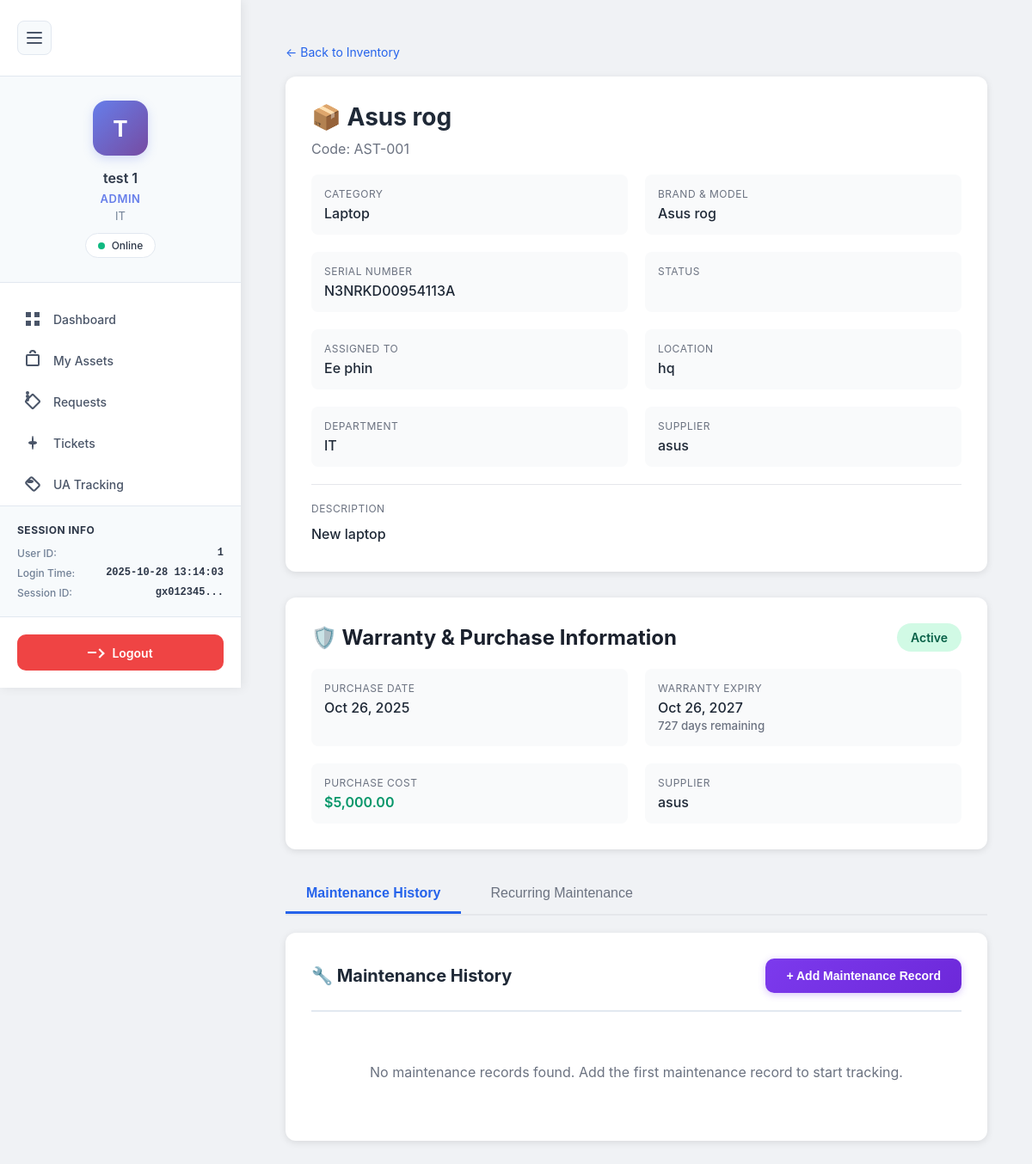
The app's page /public/assetDetails.php?id=4 (signed in) with its own data.
### tables this page shows
CREATE TABLE `assets` (
  `id` int(11) NOT NULL,
  `asset_name` varchar(255) NOT NULL,
  `asset_code` varchar(100) NOT NULL,
  `category` varchar(100) DEFAULT NULL,
  `brand` varchar(100) DEFAULT NULL,
  `model` varchar(100) DEFAULT NULL,
  `serial_number` varchar(255) DEFAULT NULL,
  `purchase_date` date DEFAULT NULL,
  `purchase_cost` decimal(10,2) DEFAULT NULL,
  `supplier` varchar(255) DEFAULT NULL,
  `warranty_expiry` date DEFAULT NULL,
  `last_maintenance_date` date DEFAULT NULL,
  `location` varchar(255) DEFAULT NULL,
  `department` varchar(100) DEFAULT NULL,
  `status` enum('available','in_use','maintenance','retired') DEFAULT 'available',
  `description` text DEFAULT NULL,
  `assigned_to` int(11) DEFAULT NULL,
  `created_by` int(11) DEFAULT NULL,
  `created_at` timestamp NOT NULL DEFAULT current_timestamp(),
  `updated_at` timestamp NOT NULL DEFAULT current_timestamp() ON UPDATE current_timestamp()
);

### public/assetDetails.php (the view, shortened to what this page needs)
<?php
include("../auth/config/database.php");
$asset_id = isset($_GET['id']) ? intval($_GET['id']) : 0;
$asset = null;
try {
    $query = "SELECT a.*,
              u.username as created_by_name,
              assigned_user.username as assigned_username,
              CONCAT(assigned_user.first_name, ' ', assigned_user.last_name) as assigned_user_name
              FROM assets a
              LEFT JOIN users u ON a.created_by = u.user_id
              LEFT JOIN users assigned_user ON a.assigned_to = assigned_user.user_id
              WHERE a.id = ?";
    $stmt = $pdo->prepare($query);
    $stmt->execute([$asset_id]);
    $asset = $stmt->fetch(PDO::FETCH_ASSOC);
} catch (PDOException $e) {
    die("Error fetching asset: " . $e->getMessage());
}
$warranty_status = 'No Warranty Info';
$warranty_days_left = null;
$warranty_class = 'unknown';
if ($asset['warranty_expiry']) {
    $warranty_date = new DateTime($asset['warranty_expiry']);
    $today = new DateTime();
    $interval = $today->diff($warranty_date);
    $warranty_days_left = $interval->days * ($interval->invert ? -1 : 1);
    if ($warranty_days_left < 0) {
        $warranty_status = 'Expired';
        $warranty_class = 'expired';
    } elseif ($warranty_days_left <= 30) {
        $warranty_status = 'Expiring Soon';
        $warranty_class = 'expiring';
    } else {
        $warranty_status = 'Active';
        $warranty_class = 'active';
    }
}
$maintenance_records = [];
try {
    $maint_query = "SELECT m.*, u.username as created_by_name
                    FROM asset_maintenance m
                    LEFT JOIN users u ON m.created_by = u.user_id
                    WHERE m.asset_id = ?
                    ORDER BY m.maintenance_date DESC";
    $maint_stmt = $pdo->prepare($maint_query);
    $maint_stmt->execute([$asset_id]);
    $maintenance_records = $maint_stmt->fetchAll(PDO::FETCH_ASSOC);
} catch (PDOException $e) {
    $error_message = "Error fetching maintenance records: " . $e->getMessage();
}
?>
<!DOCTYPE html>
<html lang="en">
<head>
    <link rel="stylesheet" href="../style/asset.css">
    <link rel="stylesheet" href="../auth/inc/navigation.css">
</head>
<body>
    <?php include("../auth/inc/sidebar.php"); ?>
    <div class="main-content">
        <div class="details-container">
            <div class="breadcrumb">
                <a href="asset.php">← Back to Inventory</a>
            </div>
            <div class="asset-header">
                <h1>📦 <?php echo htmlspecialchars($asset['asset_name']); ?></h1>
                <div class="asset-code">Code: <?php echo htmlspecialchars($asset['asset_code']); ?></div>
                <div class="asset-info-grid">
                    <div class="info-item">
                        <div class="info-label">Category</div>
                        <div class="info-value"><?php echo htmlspecialchars($asset['category'] ?: 'N/A'); ?></div>
                    </div>
                    <div class="info-item">
                        <div class="info-label">Brand & Model</div>
                        <div class="info-value"><?php echo htmlspecialchars(trim($asset['brand'] . ' ' . $asset['model']) ?: 'N/A'); ?></div>
                    </div>
                    <div class="info-item">
                        <div class="info-label">Serial Number</div>
                        <div class="info-value"><?php echo htmlspecialchars($asset['serial_number'] ?: 'N/A'); ?></div>
                    </div>
                    <div class="info-item">
                        <div class="info-label">Status</div>
                        <div class="info-value">
                            <?php
                            $status_value = strtolower(str_replace(' ', '-', $asset['status'] ?? 'available'));
                            ?>
                            <span class="status-badge status-<?php echo $status_value; ?>">
                            </span>
                        </div>
                    </div>
                    <div class="info-item">
                        <div class="info-label">Assigned To</div>
                        <div class="info-value">
                            <?php echo $asset['assigned_user_name'] ? htmlspecialchars($asset['assigned_user_name']) : 'Unassigned'; ?>
                        </div>
                    </div>
                    <div class="info-item">
                        <div class="info-label">Location</div>
                        <div class="info-value"><?php echo htmlspecialchars($asset['location'] ?: 'N/A'); ?></div>
                    </div>
                    <div class="info-item">
                        <div class="info-label">Department</div>
                        <div class="info-value"><?php echo htmlspecialchars($asset['department'] ?: 'N/A'); ?></div>
                    </div>
                    <div class="info-item">
                        <div class="info-label">Supplier</div>
                        <div class="info-value"><?php echo htmlspecialchars($asset['supplier'] ?: 'N/A'); ?></div>
                    </div>
                </div>
                <?php if ($asset['description']): ?>
                    <div style="margin-top: 20px; padding-top: 20px; border-top: 1px solid #e5e7eb;">
                        <div class="info-label">Description</div>
                        <div class="info-value" style="margin-top: 10px; line-height: 1.6;">
                            <?php echo nl2br(htmlspecialchars($asset['description'])); ?>
                        </div>
                    </div>
                <?php endif; ?>
            </div>
            <div class="warranty-card">
                <div class="warranty-header">
                    <h2>🛡️ Warranty & Purchase Information</h2>
                    <span class="warranty-status <?php echo $warranty_class; ?>">
                        <?php echo $warranty_status; ?>
                    </span>
                </div>
                <div class="asset-info-grid">
                    <div class="info-item">
                        <div class="info-label">Purchase Date</div>
                        <div class="info-value">
                            <?php echo $asset['purchase_date'] ? date('M d, Y', strtotime($asset['purchase_date'])) : 'Not Set'; ?>
                        </div>
                    </div>
                    <div class="info-item">
                        <div class="info-label">Warranty Expiry</div>
                        <div class="info-value">
                            <?php
                            if ($asset['warranty_expiry']) {
                                echo date('M d, Y', strtotime($asset['warranty_expiry']));
                                if ($warranty_days_left !== null) {
                                    echo '<br><small style="color: #6b7280;">';
                                    if ($warranty_days_left < 0) {
                                        echo 'Expired ' . abs($warranty_days_left) . ' days ago';
                                    } else {
                                        echo $warranty_days_left . ' days remaining';
                                    }
                                    echo '</small>';
                                }
                            } else {
                                echo 'Not Set';
                            }
                            ?>
                        </div>
                    </div>
                    <div class="info-item">
                        <div class="info-label">Purchase Cost</div>
                        <div class="info-value cost-display">
                            <?php echo $asset['purchase_cost'] ? '$' . number_format($asset['purchase_cost'], 2) : 'Not Set'; ?>
                        </div>
                    </div>
                    <div class="info-item">
                        <div class="info-label">Supplier</div>
                        <div class="info-value"><?php echo htmlspecialchars($asset['supplier'] ?: 'Not Set'); ?></div>
                    </div>
                </div>
            </div>
            <div class="tabs">
                <button class="tab-button active" data-tab="maintenance">Maintenance History</button>
                <button class="tab-button" data-tab="recurring">Recurring Maintenance</button>
            </div>
            <div class="tab-content active" id="maintenance-tab">
                <div class="section-card">
                    <div class="section-header">
                        <h2>🔧 Maintenance History</h2>
                        <button class="btn btn-primary" id="addMaintenanceBtn">+ Add Maintenance Record</button>
                    </div>
                    <?php if (count($maintenance_records) > 0): ?>
                        <table class="maintenance-table">
                            <thead>
                                <tr>
                                    <th>Date</th>
                                    <th>Type</th>
                                    <th>Performed By</th>
                                    <th>Cost</th>
                                    <th>Next Maintenance</th>
                                    <th>Notes</th>
                                </tr>
                            </thead>
                            <tbody>
                                <?php foreach ($maintenance_records as $record): ?>
                                    <tr>
                                        <td><?php echo date('M d, Y', strtotime($record['maintenance_date'])); ?></td>
                                        <td><?php echo htmlspecialchars($record['maintenance_type']); ?></td>
                                        <td><?php echo htmlspecialchars($record['performed_by']); ?></td>
                                        <td class="cost-display">
                                            <?php echo $record['cost'] ? '$' . number_format($record['cost'], 2) : '-'; ?>
                                        </td>
                                        <td>
                                            <?php echo $record['next_maintenance_date'] ? date('M d, Y', strtotime($record['next_maintenance_date'])) : '-'; ?>
                                        </td>
                                        <td><?php echo htmlspecialchars($record['notes'] ?: '-'); ?></td>
                                    </tr>
                                <?php endforeach; ?>
                            </tbody>
                        </table>
                    <?php else: ?>
                        <div class="no-data">
                            <p>No maintenance records found. Add the first maintenance record to start tracking.</p>
                        </div>
                    <?php endif; ?>
                </div>
            </div>
        </div>
    </div>
</body>
</html>

### style/asset.css (style rules this page uses)
.btn { padding: 10px 20px; border: none; border-radius: 6px; cursor: pointer; font-size: 14px; font-weight: 500; transition: all 0.3s ease; text-decoration: none; display: inline-block; }
.btn-primary { background: linear-gradient(135deg, #667eea 0%, #764ba2 100%); color: white; }
.status-badge { display: inline-block; padding: 4px 12px; border-radius: 20px; font-size: 12px; font-weight: 500; }
.no-data { text-align: center; padding: 40px; color: #6c757d; }
* { margin: 0; padding: 0; box-sizing: border-box; }
body { font-family: 'Inter', -apple-system, BlinkMacSystemFont, 'Segoe UI', Roboto, sans-serif; background: #f8f9fc; color: #2d3748; min-height: 100vh; }
.section-header { margin-bottom: 24px; padding-bottom: 20px; border-bottom: 2px solid #e2e8f0; display: flex; justify-content: space-between; align-items: center; flex-wrap: wrap; gap: 15px; }
.section-header h2 { font-size: 22px; font-weight: 700; color: #1a202c; display: flex; align-items: center; gap: 10px; }
.btn { padding: 12px 24px; border: none; border-radius: 10px; font-size: 14px; font-weight: 600; cursor: pointer; transition: all 0.3s; display: inline-flex; align-items: center; gap: 8px; text-decoration: none; }
.btn-primary { background: linear-gradient(135deg, #7c3aed 0%, #6d28d9 100%); color: white; box-shadow: 0 2px 8px rgba(124, 58, 237, 0.3); }
.status-badge { display: inline-block; padding: 6px 12px; border-radius: 20px; font-size: 12px; font-weight: 700; text-transform: uppercase; letter-spacing: 0.3px; }

### auth/inc/navigation.css (style rules this page uses)
* { margin: 0; padding: 0; box-sizing: border-box; }
body { font-family: 'Inter', -apple-system, BlinkMacSystemFont, 'Segoe UI', Roboto, 'Helvetica Neue', sans-serif; background: #f0f2f5; color: #1a202c; }
.main-content { margin-left: 280px; min-height: 100vh; transition: margin-left 0.3s cubic-bezier(0.4, 0, 0.2, 1); padding: 2rem; background: #f0f2f5; }

### public/assetDetails.php (style rules this page uses)
.details-container { max-width: 1400px; margin: 0 auto; padding: 20px; }
.breadcrumb { margin-bottom: 20px; font-size: 14px; color: #666; }
.breadcrumb a { color: #2563eb; text-decoration: none; }
.asset-header { background: white; padding: 30px; border-radius: 12px; box-shadow: 0 2px 8px rgba(0, 0, 0, 0.1); margin-bottom: 30px; }
.asset-header h1 { margin: 0 0 10px 0; color: #1f2937; font-size: 28px; }
.asset-code { color: #6b7280; font-size: 16px; margin-bottom: 20px; }
.asset-info-grid { display: grid; grid-template-columns: repeat(auto-fit, minmax(250px, 1fr)); gap: 20px; margin-top: 20px; }
.info-item { padding: 15px; background: #f9fafb; border-radius: 8px; }
.info-label { font-size: 12px; color: #6b7280; text-transform: uppercase; letter-spacing: 0.5px; margin-bottom: 5px; }
.info-value { font-size: 16px; color: #1f2937; font-weight: 500; }
.warranty-card { background: white; padding: 30px; border-radius: 12px; box-shadow: 0 2px 8px rgba(0, 0, 0, 0.1); margin-bottom: 30px; }
.warranty-header { display: flex; justify-content: space-between; align-items: center; margin-bottom: 20px; }
.warranty-status { padding: 8px 16px; border-radius: 20px; font-weight: 600; font-size: 14px; }
.warranty-status.active { background: #d1fae5; color: #065f46; }
.tabs { display: flex; gap: 10px; margin-bottom: 20px; border-bottom: 2px solid #e5e7eb; }
.tab-button { padding: 12px 24px; background: none; border: none; cursor: pointer; font-size: 16px; color: #6b7280; border-bottom: 3px solid transparent; transition: all 0.3s; }
.tab-button.active { color: #2563eb; border-bottom-color: #2563eb; font-weight: 600; }
.tab-content { display: none; }
.tab-content.active { display: block; }
.section-card { background: white; padding: 30px; border-radius: 12px; box-shadow: 0 2px 8px rgba(0, 0, 0, 0.1); margin-bottom: 30px; }
.section-header { display: flex; justify-content: space-between; align-items: center; margin-bottom: 20px; }
.section-header h2 { margin: 0; color: #1f2937; font-size: 20px; }
.cost-display { color: #059669; font-weight: 600; }
.no-data { text-align: center; padding: 40px; color: #6b7280; }
.status-badge { display: inline-block; padding: 4px 12px; border-radius: 12px; font-size: 12px; font-weight: 600; }

### records on screen
assets: asset_name "Asus rog", asset_code "AST-001", category "Laptop", brand+model "Asus rog", serial_number "N3NRKD00954113A", location "hq", department "IT", supplier "asus", description "New laptop", warranty_expiry "Active", purchase_date "Oct 26, 2025", warranty_expiry "Oct 26, 2027", warranty_expiry "727", purchase_cost "5,000.00"

### other values on screen
$user_initial "T"
$user_name "test 1"
$role "ADMIN"
$department "IT"
$_SESSION['user_id'] "1"
$login_time "2025-10-28 13:14:03"
substr(session_id(), 0, 8) "gx012345"
$asset['assigned_user_name'] "Ee phin"
